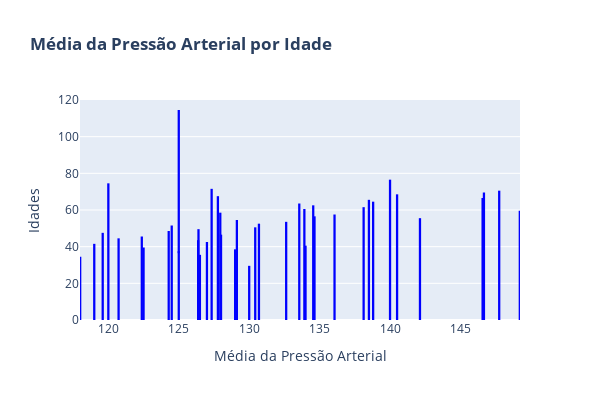

Write notebook code for a chart like this one.
### Code cell
# Agrupa por idade e calcula a média da pressão arterial
media_pressao_por_idade = caracteristicas.groupby('age')['trestbps'].mean().reset_index()

# Cria o gráfico de barras com a média da pressão arterial no eixo X e as idades no eixo Y
grafico5 = px.bar(media_pressao_por_idade,
             x='trestbps', 
             y='age', 
             title="Média da Pressão Arterial por Idade",
             labels={"trestbps": "Média da Pressão Arterial", "age": "Idade"})

grafico5.update_traces(marker=dict(line=dict(color="blue", width=2)))

# Ajusta o layout do gráfico
grafico5.update_layout(
    title_font=dict(weight='bold'),
    xaxis_title="Média da Pressão Arterial",
    yaxis_title="Idades",
    width=600,
    height=400
)

# Exibe o gráfico
grafico5.show()

### Figure 1 — Plotly figure (JSON) as saved in the notebook; plotly's stock layout.template omitted (floating-point values rounded to 4 significant figures)
{"data": [{"hovertemplate": "Média da Pressão Arterial=%{x}<br>Idade=%{y}<extra></extra>", "legendgroup": "", "marker": {"color": "#636efa", "line": {"color": "blue", "width": 2}, "pattern": {"shape": ""}}, "name": "", "orientation": "v", "showlegend": false, "textposition": "auto", "type": "bar", "x": [130.0, 118.0, 126.5, 125.0, 129.0, 122.5, 134.0, 119.0, 127.0, 126.4, 120.7, 122.4, 128.0, 119.6, 124.3, 126.4, 130.4, 124.5, 130.7, 132.6, 129.1, 142.1, 134.6, 136.1, 127.9, 149.2, 133.9, 138.1, 134.5, 133.6, 138.8, 138.5, 146.6, 127.8, 140.5, 146.7, 147.8, 127.3, 120.0, 140.0, 125.0], "xaxis": "x", "y": [29, 34, 35, 37, 38, 39, 40, 41, 42, 43, 44, 45, 46, 47, 48, 49, 50, 51, 52, 53, 54, 55, 56, 57, 58, 59, 60, 61, 62, 63, 64, 65, 66, 67, 68, 69, 70, 71, 74, 76, 77], "yaxis": "y"}], "layout": {"barmode": "relative", "height": 400, "legend": {"tracegroupgap": 0}, "title": {"font": {"weight": "bold"}, "text": "Média da Pressão Arterial por Idade"}, "width": 600, "xaxis": {"anchor": "y", "domain": [0, 1], "title": {"text": "Média da Pressão Arterial"}}, "yaxis": {"anchor": "x", "domain": [0, 1], "title": {"text": "Idades"}}}}
